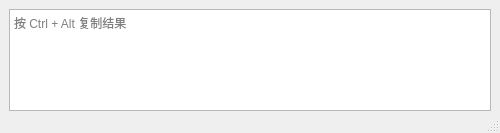
<?xml version="1.0" encoding="UTF-8"?>
<ui version="4.0">
 <class>MainWindow</class>
 <widget class="QMainWindow" name="MainWindow">
  <property name="geometry">
   <rect>
    <x>0</x>
    <y>0</y>
    <width>500</width>
    <height>133</height>
   </rect>
  </property>
  <property name="windowTitle">
   <string>计算稿纸</string>
  </property>
  <widget class="QWidget" name="centralwidget">
   <layout class="QGridLayout" name="gridLayout">
    <property name="leftMargin">
     <number>9</number>
    </property>
    <property name="bottomMargin">
     <number>0</number>
    </property>
    <item row="0" column="0">
     <widget class="QPlainTextEdit" name="plainTextEdit">
      <property name="placeholderText">
       <string>按 Ctrl + Alt 复制结果</string>
      </property>
     </widget>
    </item>
   </layout>
  </widget>
  <widget class="QMenuBar" name="menubar">
   <property name="geometry">
    <rect>
     <x>0</x>
     <y>0</y>
     <width>500</width>
     <height>33</height>
    </rect>
   </property>
  </widget>
  <widget class="QStatusBar" name="statusbar">
   <property name="focusPolicy">
    <enum>Qt::FocusPolicy::NoFocus</enum>
   </property>
  </widget>
 </widget>
 <resources/>
 <connections/>
</ui>
